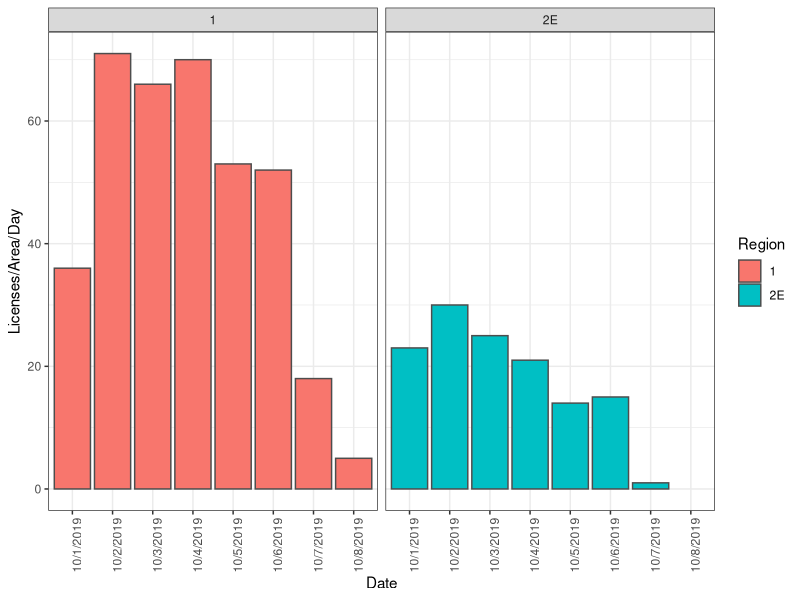
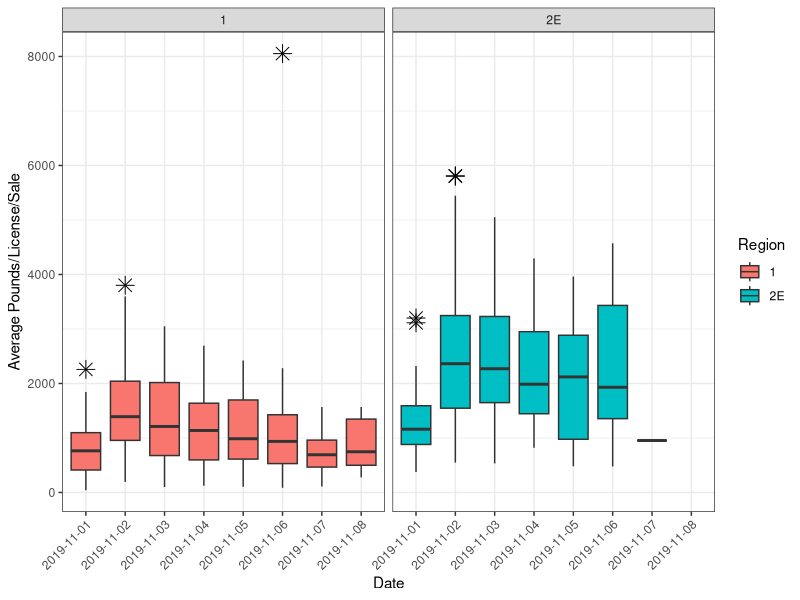
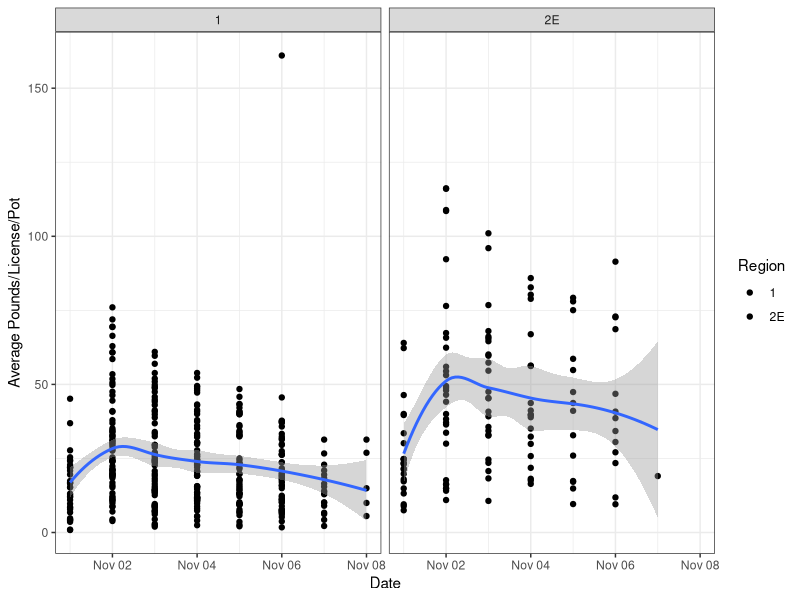
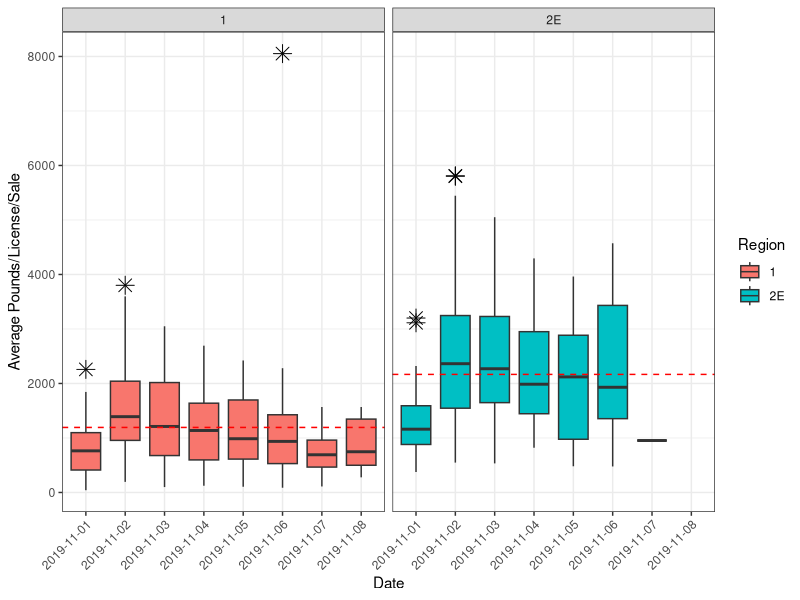
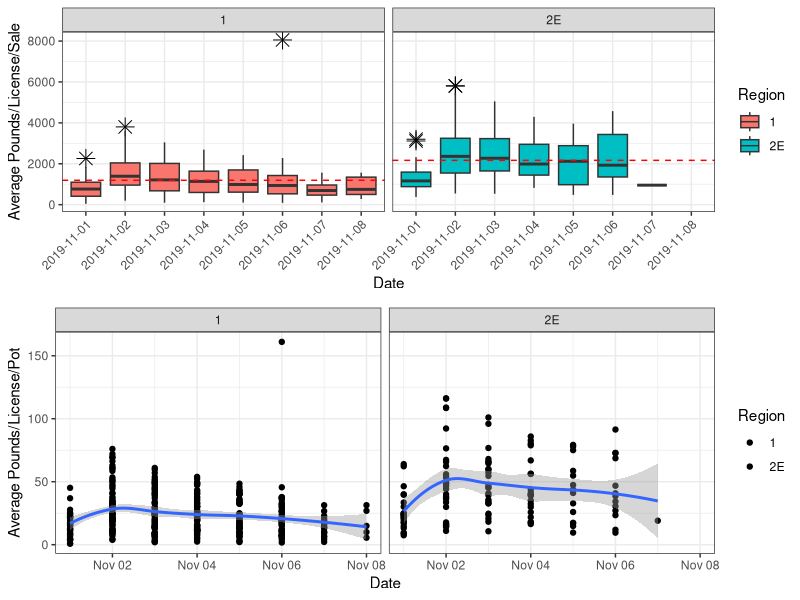

These figures' R source, in order:
##########################################################
# Running the WAFT fish ticket checker
# to look at landings 
# Created by: Katelyn Bosley
# Date: 10/8/2019
###########################################################

# This code is to replace the clunky spreadsheet set_up that Don R had for fish ticket reconciliation
# and it also works up the CPUE based on fish tickets

#load libraries
library(stringr)
library(dplyr)
library(tidyr)
library(ggplot2)
library(gridExtra)

###########################################################
#setwd
wd<-"D:\\R_Catch"
setwd(wd)


#read in data
raw<-read.csv("PS Crab_10.11.19.csv")
head(raw)
sapply(raw,class)


#set number of pots per license and other specifications for the data
pots=50
year=2019
days=1:9

#select specific region
# 1 == yes, then enter the regions
# 0 == no
select.reg = 1

#if you area selecting regions, enter which regions
regs=c("1","2E")


#run the code
{

#enter the raw data
raw$Catch_Area_Code<-str_replace(raw$Catch_Area_Code," ", "")

raw<-raw[raw$Batch_year==year,]
raw<-raw[raw$Day%in%days,]


###########################################################
# Enter the regions table
reg<-read.csv("Region_Area.csv")
head(reg)
sapply(reg,class)
names(reg)[1]<-"Catch_Area_Code"

###########################################################
# merge all the data 
full.data<-merge(raw,reg,by='Catch_Area_Code')

#change the 2 to 2E
area2<-which(full.data$Region==2 & full.data$Split_SubUnit_Code=="E")
#area3<-which(full.data$Region==2 & full.data$Split_SubUnit_Code=="W")

#look to see what area these 2 values are
#full.data[area2,]
full.data$Region[area2]="2E"

if(select.reg == 1){full.data<-full.data[full.data$Region%in%regs,]}




full.data$Landing_Date_2=as.Date(full.data$Landing_Date, format = "%M/%d/%Y")
head(full.data)

#summarize by date
daily_sum_save<-full.data%>%group_by(Landing_Date,Region)%>%summarize(Total_Pounds = sum(Round_Lbs_Qty))
daily_FT_area_save<-spread(daily_sum_save,Region,Total_Pounds)
write.csv(daily_FT_area_save,paste0("Daily_FT_",year,".csv"))
        

#look at the number of liscense per area
daily_sum<-full.data%>%group_by(Landing_Date,Region)%>%summarize(Total_Pounds = sum(Round_Lbs_Qty),N=length(License_ID))
daily_sum_FT_save<-full.data%>%group_by(Landing_Date,Region)%>%summarize(Total_Pounds = sum(Round_Lbs_Qty))
daily_FT_area<-spread(daily_sum,Region,Total_Pounds)

#
boats.area<-ggplot(daily_sum, aes(x = as.factor(Landing_Date), y=N)) +
  geom_bar(aes(fill=Region),col="grey30",stat="identity", position = 'dodge')+
  theme_bw()+
  ylab("Licenses/Area/Day")+
  xlab("Date")+
  facet_wrap(~Region)+
  theme(axis.text.x = element_text(angle = 90, vjust = 1, hjust=1))
boats.area

ggsave(paste0("Licenses_per_Area_",year,".pdf"))


#looking at the number of liscences fishing per area per day

#calculate the CPUE
daily_cpue<-full.data%>%group_by(Landing_Date_2,License_ID, Region)%>%summarize(Total_Pounds = sum(Round_Lbs_Qty))
daily_cpue

#
daily_cpue_FT<-full.data%>%group_by(Landing_Date_2,License_ID,Fish_Ticket_Num,Region)%>%summarize(Total_Pounds = sum(Round_Lbs_Qty),N=length(License_ID))
daily_cpue_FT

#look<-which(daily_cpue_FT$License_ID==56075)
#daily_cpue_FT[look,]

t.cpue<-ggplot(daily_cpue_FT, aes(x = as.factor(Landing_Date_2), y =Total_Pounds)) +
  geom_boxplot(aes(fill = Region),outlier.colour="black", outlier.shape=8,
               outlier.size=4)+
  theme_bw()+
  ylab("Pounds/License/Day")+
  xlab("Date")+
  facet_wrap(~Region)+
  theme(axis.text.x = element_text(angle = 90, vjust = 1, hjust=1))
#t.cpue


sale.cpue<-ggplot(daily_cpue_FT, aes(x = as.factor(Landing_Date_2), y=Total_Pounds)) +
  geom_boxplot(aes(fill = Region),outlier.colour="black", outlier.shape=8,
             outlier.size=4)+
  stat_smooth(method="lm")+
  theme_bw()+
  ylab("Average Pounds/License/Sale")+
  xlab("Date")+
  facet_wrap(~Region)+
  theme(axis.text.x = element_text(angle = 45, vjust = 1, hjust=1))
sale.cpue

#t.cpue
ggsave(paste0("Comm_Crab_CPUE_",year,".pdf"))


#another approach
pot.cpue_2<-ggplot(daily_cpue_FT, aes(x = Landing_Date_2, y =Total_Pounds/pots)) +
  geom_point(aes(fill = Region))+
  stat_smooth()+
  theme_bw()+
  ylab("Average Pounds/License/Pot")+
  xlab("Date")+
  facet_wrap(~Region)

pot.cpue_2

ggsave(paste0("Comm_Crab_CPUE_model_",year,".pdf"))


#mean CPUE
CPUE_summary<-daily_cpue_FT%>%group_by(Region)%>%summarize(Mean_CPUE=mean(Total_Pounds))
CPUE_summary$Mean_by_pot<-CPUE_summary$Mean_CPUE/pots
print.data.frame(CPUE_summary)
write.csv(CPUE_summary,paste0("CPUE_Summary_",year,".csv"))


sale.cpue<-sale.cpue+geom_hline(data=CPUE_summary,aes(yintercept=Mean_CPUE), color="red",lty=2)
ggsave(paste0("Comm_Crab_CPUE_",year,".pdf"))


pdf(paste0("all_CPUE_",year,".pdf"),paper="letter")
grid.arrange(sale.cpue, pot.cpue_2,nrow=2)
dev.off()

}

